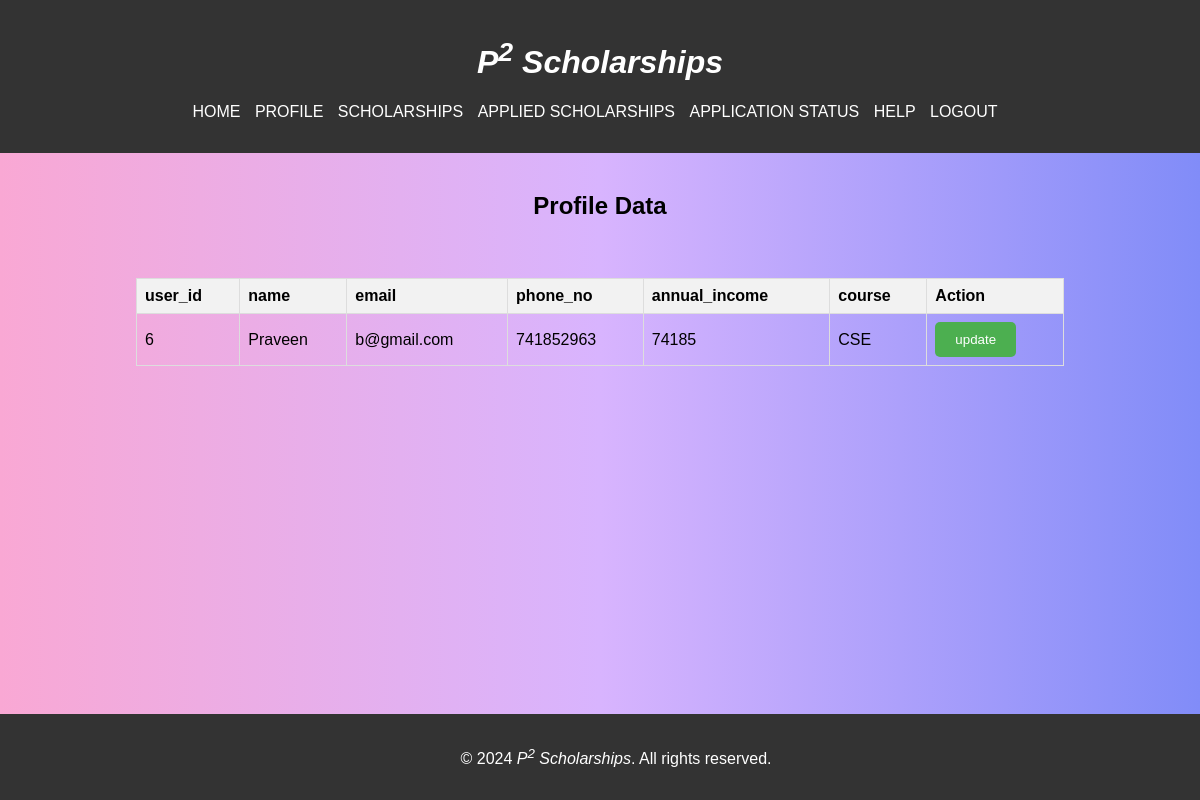
/profile.php (signed in), run on the app's committed database.
### tables this page shows
CREATE TABLE `students` (
  `name` varchar(40) NOT NULL,
  `email` varchar(40) NOT NULL,
  `phone_no` bigint(20) NOT NULL,
  `annual_income` bigint(20) NOT NULL,
  `course` varchar(40) NOT NULL,
  `user_id` int(11) NOT NULL
);

### profile.php (the view, shortened to what this page needs)
<?php
include("session_student.php");
$pgr = $_SESSION['student_id'];
$sql = "SELECT user_id, name, email, phone_no, annual_income, course FROM students where user_id = $pgr ";
$result = $conn->query($sql);
?>
<!DOCTYPE html>
<html lang="en">
<head>
    <link rel="stylesheet" href="style3.css">
</head>
<body style="background:linear-gradient(to right, rgb(249, 168, 212), rgb(216, 180, 254), rgb(129, 140, 248));">
    <header>
        <h1><i>P<sup>2</sup> Scholarships</i></h1>
        <nav>
            <ul>
                <li><a href="student_page.php">HOME</a></li>
                <li><a href="profile.php">PROFILE</a></li>
                <li><a href="stu_scholarships.php">SCHOLARSHIPS</a></li>
                <li><a href="disp_app_sch.php">APPLIED SCHOLARSHIPS</a></li>
                <li><a href="disp_status.php">APPLICATION STATUS</a></li>
                <li><a href="#">HELP</a></li>
                <li><a href="logout.php">LOGOUT</a></li>
            </ul>
        </nav>
    </header>
    <main>
        <section>
        <center><h2>Profile Data</h2><br>
            <div class= "">
                <?php
                    if ($result->num_rows > 0) {
                        echo '<table border = 1 >';
                        echo '<tr><th>user_id</th><th>name</th><th>email</th><th>phone_no</th><th>annual_income</th><th>course</th><th>Action</th></tr>';
                        while ($row = $result->fetch_assoc()) {
                        echo '<tr><td>' . $row["user_id"] .'</td><td>' . $row["name"] . '</td><td>' . $row["email"] . '</td><td>' . $row["phone_no"] . '</td><td>' . $row["annual_income"] . '</td><td>' . $row["course"] . '</td><td><button><a href="update.php">update</button>' . '</td></tr>';
                        }
                        echo '</table><br>';
                    }else{
                        echo "<center><h3>No data found.<h3><br> <button><a href='add_profile.php'>Add Profile</a></button></center>";
                    }
                ?>
            </div>
        </section>
    </main>
    <footer>
        <p>&copy; 2024 <i>P<sup>2</sup> Scholarships</i>. All rights reserved.</p>
    </footer>
</body>
</html>

### style3.css (style rules this page uses)
body { font-family: Arial, sans-serif; margin: 0; padding: 0; }
header { background-color: #333; color: #fff; padding: 1em; text-align: center; }
nav ul { list-style: none; padding: 0; }
nav ul li { display: inline; margin-right: 10px; }
nav a { text-decoration: none; color: #fff; }
main { padding: 20px; }
footer { background-color: #333; color: #fff; padding: 1em; text-align: center; position: fixed; bottom: 0; width: 100%; }

### profile.php (style rules this page uses)
table { border-collapse: collapse; width: 80%; margin: 20px auto; }
th, td { border: 1px solid #ddd; padding: 8px; text-align: left; }
th { background-color: #f2f2f2; }
button { padding: 10px 20px; background-color: #4CAF50; color: white; border: none; border-radius: 5px; text-decoration: none; cursor: pointer; }
button a { color: white; text-decoration: none; }

### data on the page
students: user_id "6", name "Praveen", email "b@gmail.com", phone_no "741852963", annual_income "74185", course "CSE"
